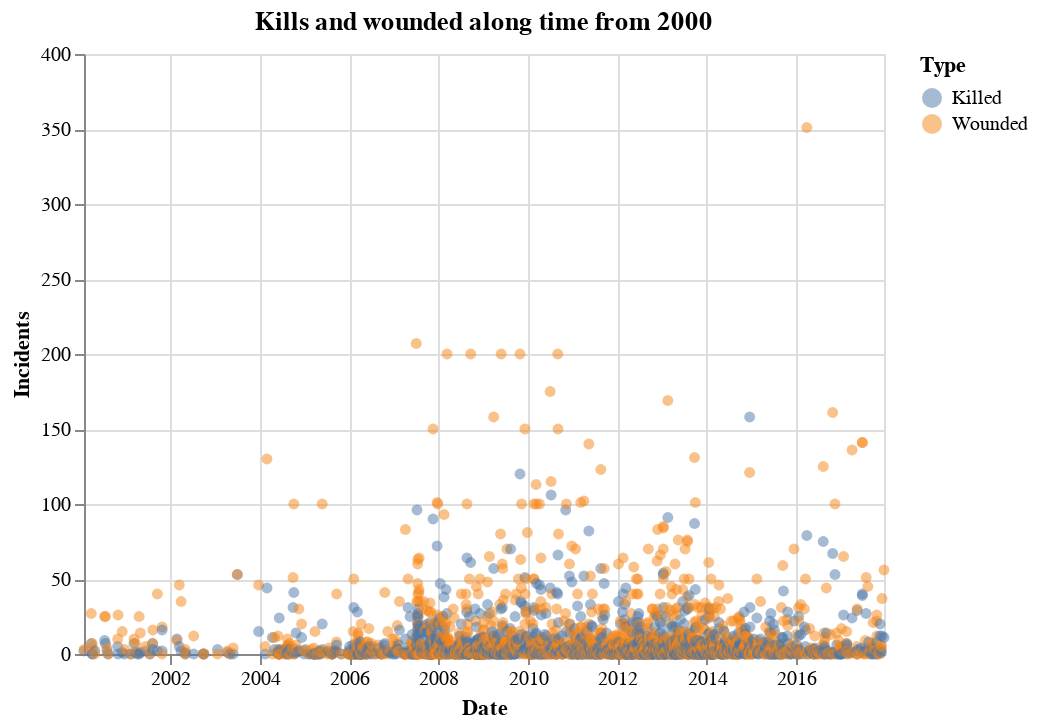

Source (notebook cell):
### Code cell
alt.Chart(source[source.date>="2000-01-01"].reset_index(drop=True)).mark_circle(opacity=.5).encode(
    alt.X('date:T', title="Date"),
    alt.Y('Incidents'),
    alt.Color('Type'),
    tooltip=['Type','Incidents','date:T']
).properties(
    title="Kills and wounded along time from 2000"
)

### Figure 1 — Vega-Lite specification as saved in the notebook (floating-point values rounded to 4 significant figures; data arrays with more than 128 entries replaced by an {"elided": "..."} marker saying what was removed)
{"$schema": "https://vega.github.io/schema/vega-lite/v4.8.1.json", "config": {"view": {"continuousHeight": 300, "continuousWidth": 400}}, "data": {"name": "data-f8c1cc4f5c1c6bf9f50354f61f3a5cf0"}, "datasets": {"data-f8c1cc4f5c1c6bf9f50354f61f3a5cf0": {"elided": "3146 records"}}, "encoding": {"color": {"field": "Type", "type": "nominal"}, "tooltip": [{"field": "Type", "type": "nominal"}, {"field": "Incidents", "type": "quantitative"}, {"field": "date", "type": "temporal"}], "x": {"field": "date", "title": "Date", "type": "temporal"}, "y": {"field": "Incidents", "type": "quantitative"}}, "mark": {"opacity": 0.5, "type": "circle"}, "title": "Kills and wounded along time from 2000"}
